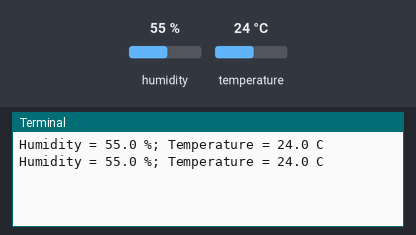
This program was run on a simulated Raspberry Pi (BCM pin numbers). Parts: the last lines printed to the terminal. The inputs (shaded band) are chosen by the test bench; at power-on: humidity 55 %, temperature 24 °C.

Above: at 1.2 s.
1.3 s: humidity set to 22 %
At 2.0 s:
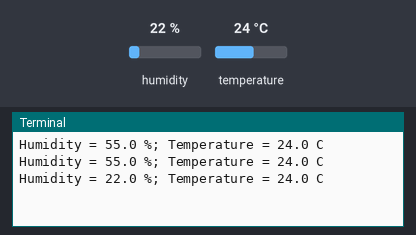
2.8 s: temperature set to 12 °C
At 3.6 s:
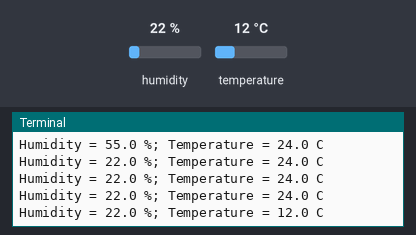
4.3 s: humidity set to 40 %
At 4.3 s:
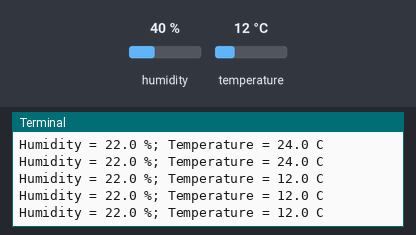
Timing chart, 0 to 7.3 s (numbered marks = the images above; inputs shaded):
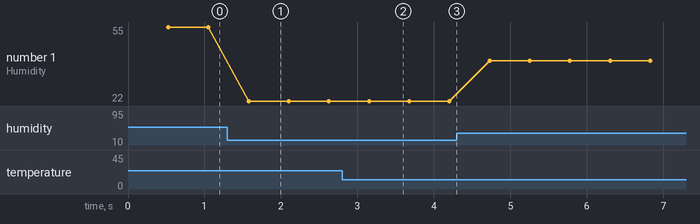

The program:

dht11test.py
```python
# Import Sensor Module

import Adafruit_DHT


try:

            while True:

                        # Read sensor data

                        humidity, temperature = Adafruit_DHT.read_retry(11,3)  # GPIO3 (BCM notation)

                        # Print the sensorn data

                        print ("Humidity = {} %; Temperature = {} C".format(humidity, temperature))


except KeyboardInterrupt:

            print ("Aborted by user")
```

Measured:
- after the input at 1.3 s, the terminal: prints a new line after 0.28 s (image 1)
- after the input at 2.8 s, the terminal: prints a new line after 0.35 s (image 2)
- plotted number 1: 55 → 22 after the input at 1.3 s, 22 → 40 after the input at 4.3 s
